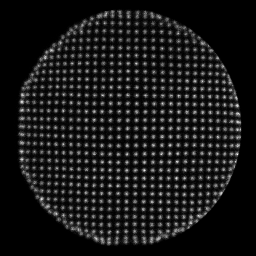
#> input picture LINE01.PGM, 256 x 256 px
$ python test2.py
#> lines starting #> are read from the running program, lines starting #| are printed output that depends on the picture; after the words box and inside, x2 and y2 are one past the last pixel; in counts of white or black regions, pixels touching at a corner belong together; long printed decimals are rounded
import cv2
import numpy as np
from scipy.spatial import distance


def detect_grid_points(image):
    print(image.shape)
    corners = cv2.goodFeaturesToTrack(image, 0, 0.01, 4)
    corners = np.int0(corners)
    grid_points = []
    img_color = cv2.cvtColor(image, cv2.COLOR_GRAY2BGR)
    for corner in corners:
        x, y = corner.ravel()
        grid_points.append([x, y])
        cv2.circle(img_color, (x, y), 1, (0, 255, 0), -1)

    cv2.imshow('Detect grid', img_color)
    print(np.array(grid_points))
    return np.array(grid_points)


def generate_theoretical_points(image_size):
    theoretical_points = []
    for y in range(0, image_size[0], 8):
        for x in range(0, image_size[1], 8):
            theoretical_points.append([x, y])
    return np.array(theoretical_points)


def calculate_grid_spacing(grid_points):
    grid_spacing_x = np.mean(np.diff(grid_points[:, 0]))
    grid_spacing_y = np.mean(np.diff(grid_points[:, 1]))
    return grid_spacing_x, grid_spacing_y


def calculate_correction_vector(theoretical_points, detected_points):
    print(theoretical_points.shape, detected_points.shape)
    correction_vector = detected_points - theoretical_points
    return correction_vector


def expand_detected_points(detected_points, theoretical_points):
    num_detected = len(detected_points)
    num_theoretical = len(theoretical_points)
    if num_detected < num_theoretical:
        expanded_points = detected_points
        theoretical_points = theoretical_points[:num_detected]
    else:
        expanded_points = detected_points[:num_theoretical]
    return expanded_points, theoretical_points


def find_nearest_theoretical_point(detected_point, theoretical_points):
    min_distance = float('inf')
    nearest_point = None
    for theoretical_point in theoretical_points:
        dist = distance.euclidean(detected_point, theoretical_point)
        if dist < min_distance:
            min_distance = dist
            nearest_point = theoretical_point
    return nearest_point


def visualize_correction_vectors(detected_points, nearest_points):
    img_color = np.zeros((img.shape[0], img.shape[1], 3), dtype=np.uint8)
    img_color.fill(255)
    for i in range(len(detected_points)):
        x, y = detected_points[i]
        nearest_x, nearest_y = nearest_points[i]
        cv2.arrowedLine(img_color, (x, y), (int(nearest_x), int(nearest_y)), (0, 0, 255), 1)

    cv2.imshow('Correction Vectors', img_color)
    cv2.waitKey(0)
    cv2.destroyAllWindows()


img = cv2.imread('LINE01.PGM', cv2.IMREAD_GRAYSCALE)
#> img is the input picture: shape (256, 256); min 0, max 255, mean 23.8
cv2.imshow('Kalibrációs kép', img)

theoretical_points = generate_theoretical_points(img.shape)
img_color = cv2.cvtColor(img, cv2.COLOR_GRAY2BGR)
for point in theoretical_points:
    x, y = point
    cv2.circle(img_color, (x, y), 1, (0, 0, 255), -1)
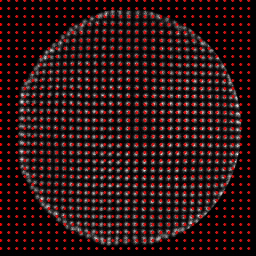
#> img_color: shape (256, 256, 3); 7.71% of pixels changed, all inside (x1, y1, x2, y2) = (0, 0, 250, 250)

# Eredmények megjelenítése
cv2.imshow('Elméletileg meghatározott pontok', img_color)

detected_points = detect_grid_points(img)
#| (256, 256)
#> in detect_grid_points, `corners = cv2.goodFeaturesToTrack(image, 0, 0.01, 4)`: corners = 737 rows, first 8: [144, 170], [169, 145], [176, 177], [237, 105], [176, 161], [177, 153], [194, 128], [21, 101]
#> the loop in detect_grid_points, `for corner in corners:` made 737 passes
#> after the loop in detect_grid_points, `for corner in corners:`:
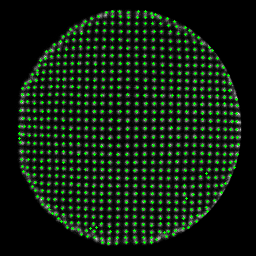
#> img_color: shape (256, 256, 3); 5.62% of pixels changed, all inside (x1, y1, x2, y2) = (18, 10, 240, 245)
#> after the loop in detect_grid_points, `for corner in corners:`: grid_points = 737 pairs, first value 19 to 238, second value 11 to 243
#> (printed output is left out)
#> detected_points has the same summary as grid_points in detect_grid_points

grid_spacing_x, grid_spacing_y = calculate_grid_spacing(detected_points)
#> in calculate_grid_spacing, `grid_spacing_x = np.mean(np.diff(grid_points[:, 0]))`: grid_spacing_x = 0.0842
#> in calculate_grid_spacing, `grid_spacing_y = np.mean(np.diff(grid_points[:, 1]))`: grid_spacing_y = 0.00408
#> grid_spacing_x = 0.0842; grid_spacing_y = 0.00408
print("Rácsállandó (x, y):", grid_spacing_x, grid_spacing_y)
#| Rácsállandó (x, y): 0.08424 0.004076

#detected_points, theoretical_points = expand_detected_points(detected_points, theoretical_points)

nearest_points = []
for detected_point in detected_points:
    nearest_point = find_nearest_theoretical_point(detected_point, theoretical_points)
    nearest_points.append(nearest_point)
#> this loop made 737 passes
#> (detected_point, nearest_point) on passes 1 to 3: ([144, 170], [144, 168]), ([169, 145], [168, 144]), ([176, 177], [176, 176])
#> after the loop, nearest_points = 737 pairs, first value 16 to 240, second value 8 to 240

#correction_vector = calculate_correction_vector(theoretical_points, detected_points)

visualize_correction_vectors(detected_points, nearest_points)
#> in visualize_correction_vectors, `img_color.fill(255)`: img_color: shape (256, 256, 3); every value is 255
#> the loop in visualize_correction_vectors, `for i in range(len(detected_points)):` made 737 passes
#> after the loop in visualize_correction_vectors, `for i in range(len(detected_points)):`:
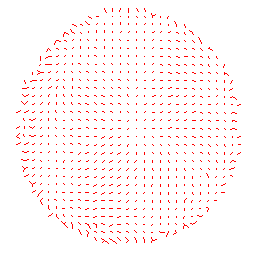
#> img_color: shape (256, 256, 3); mean of channels 0, 1, 2 246.9, 246.9, 255; drawn as B, G, R
cv2.waitKey(0)
cv2.destroyAllWindows()
